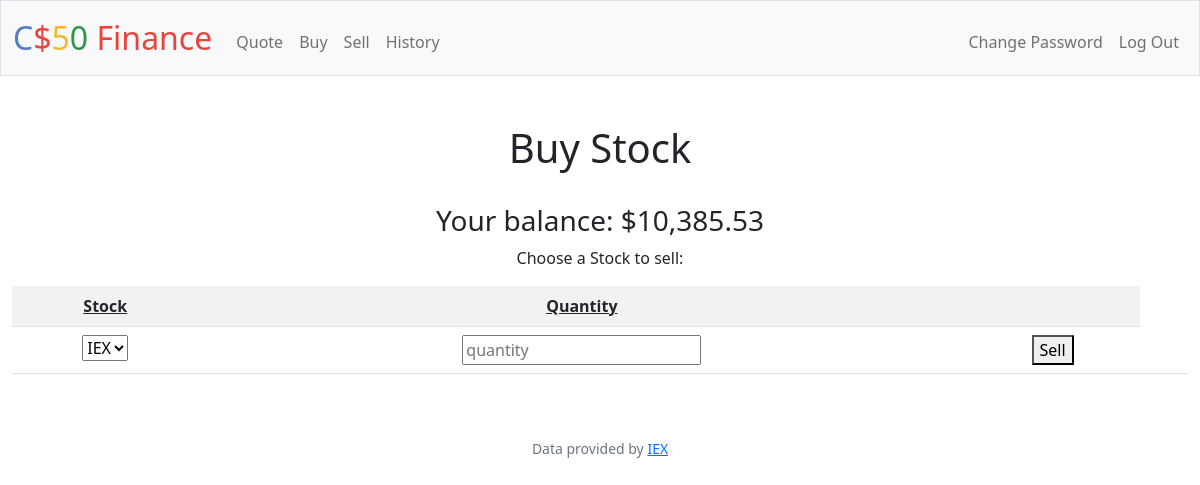
Page /sell (signed in) on the earlier database version.
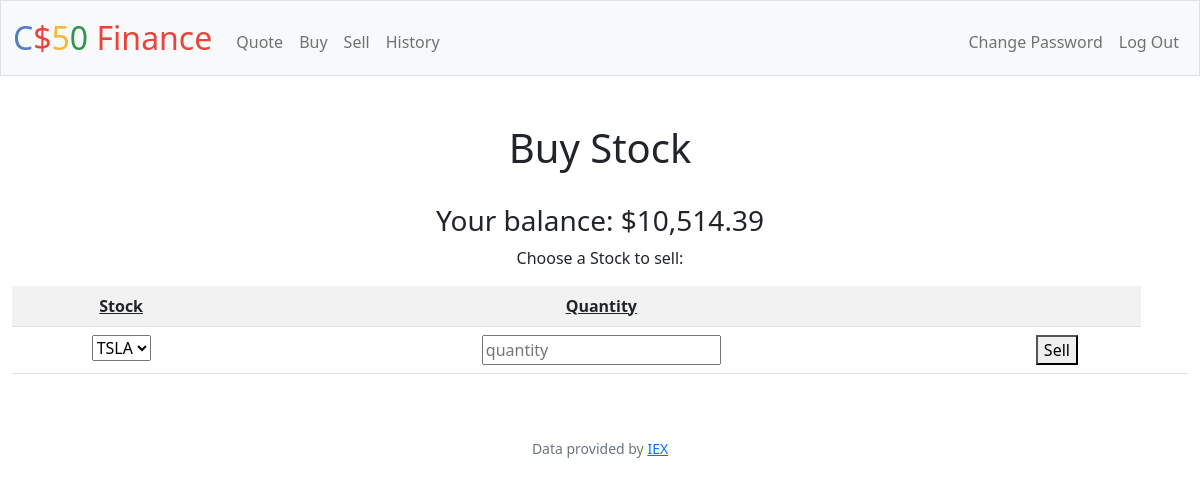
Same page on the later database version.
### tables this page shows
CREATE TABLE users (id INTEGER PRIMARY KEY AUTOINCREMENT NOT NULL, username TEXT NOT NULL, hash TEXT NOT NULL, cash NUMERIC NOT NULL DEFAULT 10000.00);

### app.py (the view, shortened to what this page needs)
@app.route("/sell", methods=["GET", "POST"])
@login_required
def sell():
    balance = db.execute(
        "SELECT cash FROM users WHERE id = ?", session["user_id"])
    stocks = db.execute(
        "SELECT stock FROM stocks where person_id = ? AND quantity > 0",  session["user_id"])
    return render_template("sell.html", cash=balance[0]["cash"], stocks=stocks)

### app.py (called while the page is built)
@app.after_request
def after_request(response):
    response.headers["Cache-Control"] = "no-cache, no-store, must-revalidate"
    response.headers["Expires"] = 0
    response.headers["Pragma"] = "no-cache"
    return response

### helpers.py (called while the page is built)
def login_required(f):
    @wraps(f)
    def decorated_function(*args, **kwargs):
        if session.get("user_id") is None:
            return redirect("/login")
        return f(*args, **kwargs)
    return decorated_function

def usd(value):
    return f"${value:,.2f}"

### templates/sell.html (shortened to what this page needs)
{% extends "layout.html"%}
{% block main %}
    <h1> Buy Stock </h1>
    <br>
    <form action="/sell" method="post">
        <h3>Your balance: {{ cash | usd }}</h3>
        <label id="stocks">Choose a Stock to sell:</label>
            <table class="table table-striped">
                <tr>
                    <th class="headings">Stock</th>
                    <th class="headings">Quantity</th>
                    <th> </th>
                </tr>
                <tr>
                    <td>
                        <select id ="sell" name="symbol">
                        {% for stock in stocks %}
                            <option> {{ stock.stock }} </option>
                        {%endfor%}
                        </select>
                    </td>
                    <td>
                        <input id="quanitity" name="shares" type="text" placeholder="quantity">
                    </td>
                    <td>
                        <button type="submit">Sell</button>
                    <td>
                </tr>
            </table>
    </form>
{% endblock %}

Differences in the rows shown:
changed users: cash "$10,385.53" → "$10,514.39"
Other differences:
form field symbol: "IEX" → "TSLA"
